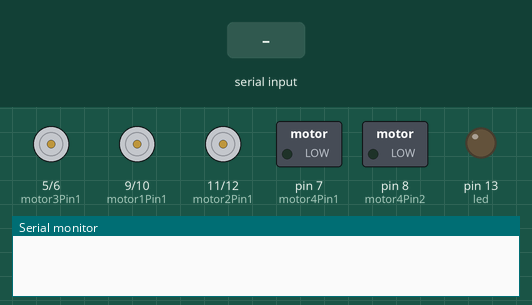
A sketch run on a simulated Arduino Uno, built with avr-gcc and run on an emulated ATmega328P. On the bench: motor-driver pin pairs drawn as motors (green arrow = first pin HIGH = forward, orange = second pin HIGH = backward, longer = more drive), switched loads named in the sketch (green lamp = pin HIGH), output pins drawn as LEDs (lit = HIGH), the last lines printed to the serial monitor. Inputs (shaded band) come from the test bench.

Above: at 1.2 s.
1.3 s: "1" received over Serial
At 2.0 s:
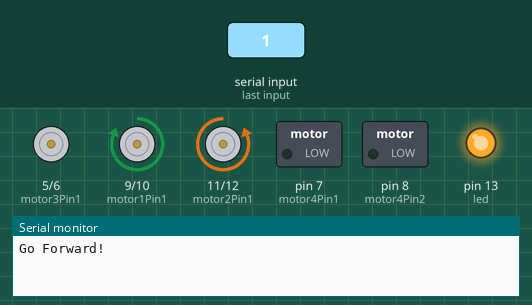
2.8 s: "2" received over Serial
At 3.2 s:
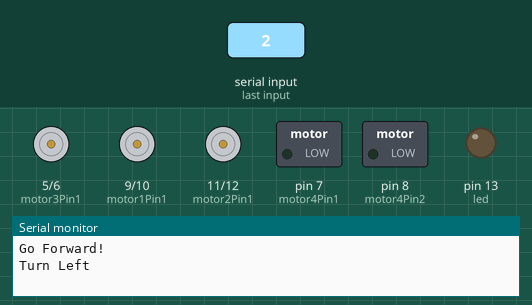
4.4 s: "4" received over Serial
At 5.7 s:
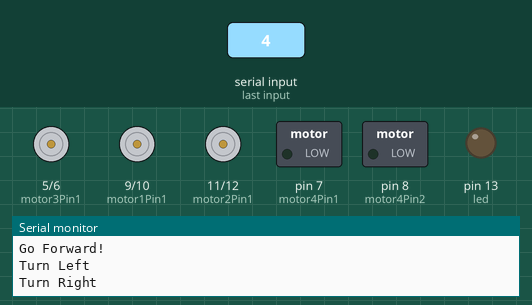
6.0 s: "5" received over Serial
At 6.8 s:
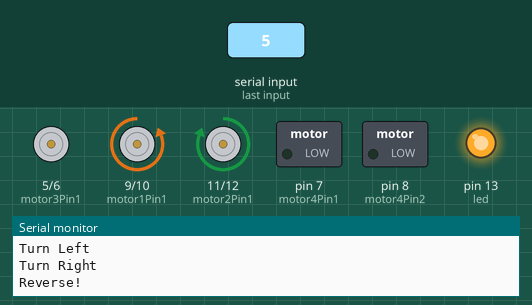
7.5 s: "6" received over Serial
At 8.0 s:
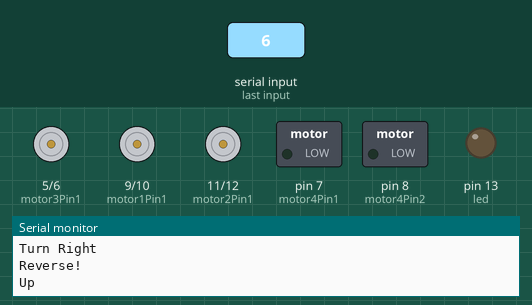
9.1 s: "7" received over Serial
At 10.4 s:
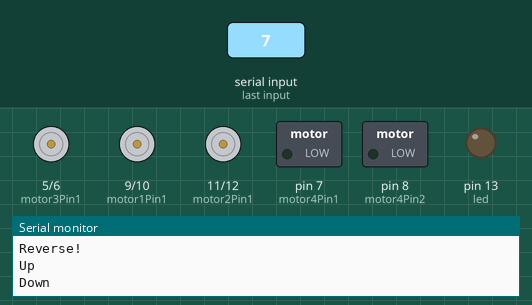
Timing chart, 0 to 11.7 s (numbered marks = the images above; inputs shaded):
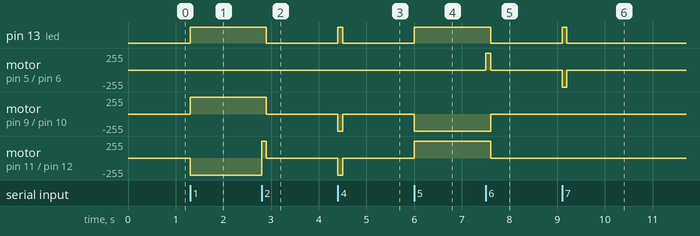

Measured:
- after the input at 1.3 s, pin 13 (led): LOW → HIGH at once; motor on pin 9 (motor1Pin1) / pin 10 (motor1Pin2): stopped → forward 255/255 at once; motor on pin 11 (motor2Pin1) / pin 12 (motor2Pin2): stopped → backward 255/255 at once
- after the input at 2.8 s, pin 13 (led): HIGH → LOW after 0.10 s; motor on pin 9 (motor1Pin1) / pin 10 (motor1Pin2): forward 255/255 → stopped after 0.10 s; motor on pin 11 (motor2Pin1) / pin 12 (motor2Pin2): backward 255/255 → forward 255/255 at once, → stopped 0.10 s later
- after the input at 4.4 s, pin 13 (led): LOW → HIGH at once, → LOW 0.10 s later; motor on pin 9 (motor1Pin1) / pin 10 (motor1Pin2), motor on pin 11 (motor2Pin1) / pin 12 (motor2Pin2): stopped → backward 255/255 at once, → stopped 0.10 s later
- after the input at 6.0 s, pin 13 (led): LOW → HIGH at once; motor on pin 9 (motor1Pin1) / pin 10 (motor1Pin2): stopped → backward 255/255 at once; motor on pin 11 (motor2Pin1) / pin 12 (motor2Pin2): stopped → forward 255/255 at once
- after the input at 7.5 s, pin 13 (led): HIGH → LOW after 0.10 s; motor on pin 5 (motor3Pin1) / pin 6 (motor3Pin2): stopped → forward 255/255 at once, → stopped 0.10 s later
- after the input at 9.1 s, pin 13 (led): LOW → HIGH at once, → LOW 0.10 s later; motor on pin 5 (motor3Pin1) / pin 6 (motor3Pin2): stopped → backward 255/255 at once, → stopped 0.10 s later

The sketch:

blue_arm3.ino
```cpp
int motor1Pin1 = 9;
int motor1Pin2 = 10;

int motor2Pin1 = 11;
int motor2Pin2 = 12;

int motor3Pin1 = 5;
int motor3Pin2 = 6;

int motor4Pin1 = 7;
int motor4Pin2 = 8;

int led = 13;
int state;
int flag=0;        //makes sure that the serial only prints once the state
int stateStop=0;
void setup() {

    pinMode(motor1Pin1, OUTPUT);
    pinMode(motor1Pin2, OUTPUT);

    pinMode(motor2Pin1, OUTPUT);
    pinMode(motor2Pin2, OUTPUT);

    pinMode(motor3Pin1, OUTPUT);
    pinMode(motor3Pin2, OUTPUT);

    pinMode(motor4Pin1, OUTPUT);
    pinMode(motor4Pin2, OUTPUT);

    Serial.begin(9600);
     pinMode(led, OUTPUT);
}

void loop() {
   if(Serial.available() > 0){
      state = Serial.read();
      flag=0;
  digitalWrite(led, HIGH);}

   if (state == '1') {
        digitalWrite(motor1Pin1, HIGH);
        digitalWrite(motor1Pin2, LOW);
        digitalWrite(motor2Pin1, LOW);
        digitalWrite(motor2Pin2, HIGH);
        if(flag == 0){
          Serial.println("Go Forward!");
          flag=1;
        }
    }
    else if (state == '2') {
        digitalWrite(motor1Pin1, HIGH);
        digitalWrite(motor1Pin2, LOW);
        digitalWrite(motor2Pin1, HIGH);
        digitalWrite(motor2Pin2, LOW);
        if(flag == 0){
          Serial.println("Turn Left");
          flag=1;
        }
        delay(100);
        state=3;
        stateStop=1;
    }
    // if the state is '3' the motor will Stop
    else if (state == '3' || stateStop == 1) {
        digitalWrite(motor1Pin1, LOW);
        digitalWrite(motor1Pin2, LOW);
        digitalWrite(motor2Pin1, LOW);
        digitalWrite(motor2Pin2, LOW);
        digitalWrite(led, LOW);
        if(flag == 0){
          Serial.println("STOP!");
          flag=1;
        }
        stateStop=0;
    }
    // if the state is '4' the motor will turn right
    else if (state == '4') {
        digitalWrite(motor1Pin1, LOW);
        digitalWrite(motor1Pin2, HIGH);
        digitalWrite(motor2Pin1, LOW);
        digitalWrite(motor2Pin2, HIGH);
        if(flag == 0){
          Serial.println("Turn Right");
          flag=1;
        }
        delay(100);
        state=3;
        stateStop=1;
    }
    // if the state is '5' the motor will Reverse
    else if (state == '5') {
        digitalWrite(motor1Pin1, LOW);
        digitalWrite(motor1Pin2, HIGH);
        digitalWrite(motor2Pin1, HIGH);
        digitalWrite(motor2Pin2, LOW);
        if(flag == 0){
          Serial.println("Reverse!");
          flag=1;
        }
    }


     else if (state == '6') {
        digitalWrite(motor3Pin1, HIGH);
        digitalWrite(motor3Pin2, LOW);
        if(flag == 0){
          Serial.println("Up");
          flag=1;
        }
        delay(100);
        digitalWrite(motor3Pin1, LOW);
        state=3;
        stateStop=1;
    }

     else if (state == '7') {
        digitalWrite(motor3Pin1, LOW);
        digitalWrite(motor3Pin2, HIGH);
        if(flag == 0){
          Serial.println("Down");
          flag=1;
        }
        delay(100);
        digitalWrite(motor3Pin2, LOW);
        state=3;
        stateStop=1;
    }


     else if (state == '8') {
        digitalWrite(motor4Pin1, HIGH);
        digitalWrite(motor4Pin2, LOW);
        if(flag == 0){
          Serial.println("Open");
          flag=1;
        }
        delay(100);
        digitalWrite(motor4Pin1, LOW);
        state=3;
        stateStop=1;
    }

     else if (state == '9') {
        digitalWrite(motor4Pin1, LOW);
        digitalWrite(motor4Pin2, HIGH);
        if(flag == 0){
          Serial.println("Close");
          flag=1;
        }
        state=3;
        stateStop=1;
    }
    // else {
    // Serial.println("Wrong Command");
     //}


}
```
